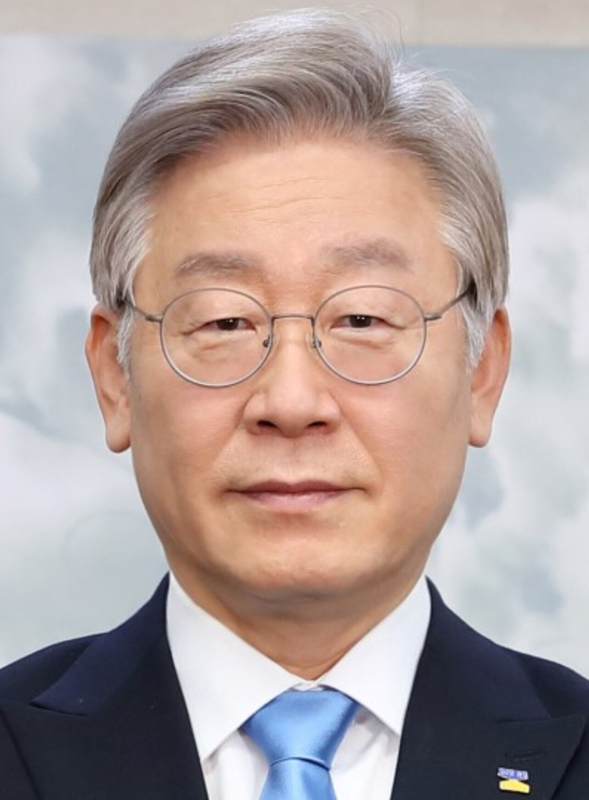
#> input picture assets/faces/lee_2021.jpg, 1177 x 1600 px (shown at 1/2 size)
$ python -i ai_image.py   (imports and definitions only)
#> lines starting #> are read from the running program, lines starting #| are printed output that depends on the picture
### src/utils/logger.py
"""파이프라인 로깅 설정."""

import logging
import sys
from pathlib import Path

LOG_DIR = Path(__file__).parent.parent.parent / "output" / "logs"


def setup_logger(name: str = "pipeline", level: int = logging.INFO) -> logging.Logger:
    """파이프라인 로거를 설정한다.

    - 콘솔: 간결한 포맷
    - 파일: 상세 포맷 (output/logs/ 디렉토리)
    """
    logger = logging.getLogger(name)
    if logger.handlers:
        return logger

    logger.setLevel(level)

    # 콘솔 핸들러
    console = logging.StreamHandler(sys.stdout)
    console.setLevel(logging.INFO)
    console.setFormatter(logging.Formatter("%(message)s"))

    # 파일 핸들러
    LOG_DIR.mkdir(parents=True, exist_ok=True)
    file_handler = logging.FileHandler(
        LOG_DIR / "pipeline.log", encoding="utf-8"
    )
    file_handler.setLevel(logging.DEBUG)
    file_handler.setFormatter(logging.Formatter(
        "%(asctime)s [%(levelname)s] %(name)s: %(message)s",
        datefmt="%Y-%m-%d %H:%M:%S",
    ))

    logger.addHandler(console)
    logger.addHandler(file_handler)
    return logger

### src/collector/ai_image.py
"""Gemini 이미지 생성 — 썸네일/타이틀카드 배경용 AI 이미지.

무료티어는 분당·일일 한도가 낮으므로 하루 1~2장만 생성하고, 실패(429 등) 시
None을 반환해 기존 배경 로직(뉴스 이미지/Pexels/그라디언트)으로 폴백한다.
키는 GEMINI_IMAGE_KEY(신형 'AQ.' 포맷) 환경변수에서 읽는다.
"""

from __future__ import annotations

import base64
import os
from pathlib import Path

import requests

from config.settings import VIDEO_DIR, SHORTS_WIDTH, SHORTS_HEIGHT
from src.utils.logger import setup_logger

log = setup_logger("ai_image")

API = "https://generativelanguage.googleapis.com/v1beta/models/{model}:generateContent"
DEFAULT_MODEL = os.getenv("GEMINI_IMAGE_MODEL", "gemini-2.5-flash-image")


def _keys() -> list[str]:
    """GEMINI_IMAGE_KEY(콤마 다중)을 리스트로. 여러 키를 로테이션해 일일 한도 확장."""
    return [k.strip() for k in os.getenv("GEMINI_IMAGE_KEY", "").split(",") if k.strip()]


# 장면을 고정하면 매일 같은 그림이 나온다. 실제로 "골든아워 고층 아파트"만
# 반복돼 며칠째 썸네일이 똑같아 보였다. 구도(4종)·액센트(5종)와 같은 방식으로
# 날짜 기반 회전시킨다. 서로 시간대·날씨·피사체가 겹치지 않게 골랐다.
SCENES = (
    "golden-hour skyline of dense high-rise apartment complexes, warm amber light, "
    "long shadows, shot from a rooftop",
    "rainy night street below apartment towers, wet asphalt reflecting window lights, "
    "cold blue and neon tones, shallow depth of field",
    "foggy grey dawn over an older low-rise apartment estate, muted desaturated palette, "
    "bare trees, quiet empty playground",
    "construction site at dusk — tower cranes and concrete frames of unfinished "
    "apartments, silhouettes against a deep orange sky",
    "winter snowfall over a Seoul apartment district, overcast white sky, "
    "snow on rooftops and parked cars, cold desaturated tones",
    "aerial drone view of the Han river at blue hour with apartment blocks lining "
    "both banks, city lights just switching on",
    "narrow old alley of low-rise villas and semi-basement windows, harsh midday sun, "
    "cramped and worn textures",
    "empty ground-floor commercial strip under an apartment building, shutters down, "
    "flat overcast afternoon light, deserted",
)


# [4 lines left out: function _today_ord, not called in this run]


def pick_scene(day_ord: int | None = None) -> str:
    d = day_ord if day_ord is not None else _today_ord()
    return SCENES[d % len(SCENES)]


# [62 lines left out: functions _prompt, _try_key, generate_background, not called in this run]


def _to_portrait(path: Path) -> None:
    """생성 이미지가 정확히 1080x1920가 아니면 커버 크롭."""
#> called with path = '../../assets/faces/lee_2021.jpg'
    try:
        from PIL import Image
        im = Image.open(path).convert("RGB")
#> im is the input picture: PIL image 1177x1600 RGB; mean R, G, B 174.9, 159.5, 156.6
        if im.size == (SHORTS_WIDTH, SHORTS_HEIGHT):
            return
        ratio = max(SHORTS_WIDTH / im.width, SHORTS_HEIGHT / im.height)
#> ratio = 1.2
        nw, nh = int(im.width * ratio), int(im.height * ratio)
#> nw = 1412; nh = 1920
        im = im.resize((nw, nh), Image.LANCZOS)
#> im: PIL image 1412x1920 RGB
        left, top = (nw - SHORTS_WIDTH) // 2, (nh - SHORTS_HEIGHT) // 2
#> left = 166; top = 0
        im.crop((left, top, left + SHORTS_WIDTH, top + SHORTS_HEIGHT)).save(path)
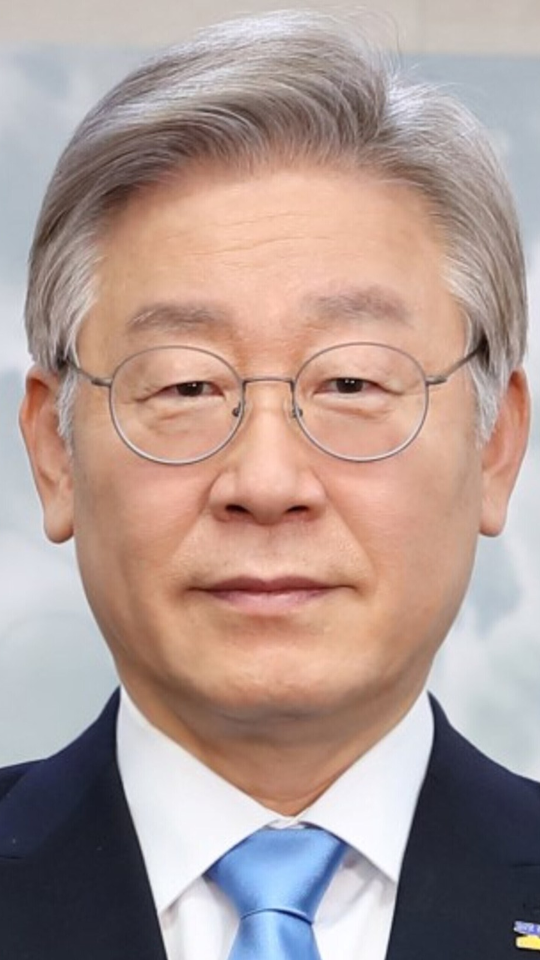
#> saved as lee_2021.jpg: PIL image 1080x1920 RGB (shown at 1/2 size); mean R, G, B 175.1, 153.7, 147.7
    except Exception:
        pass

>>> result = _to_portrait('../../assets/faces/lee_2021.jpg')

$ run again, on assets/faces/lee_brazil2025.jpg
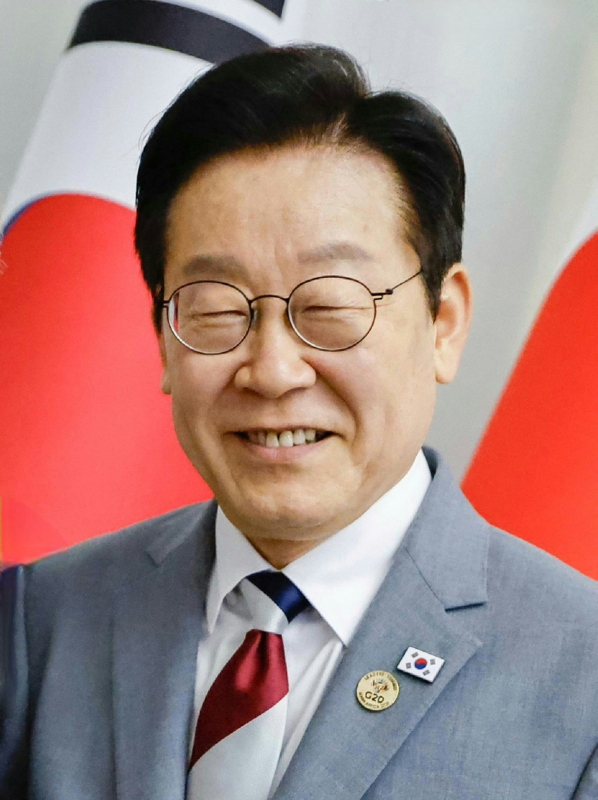
#> input picture assets/faces/lee_brazil2025.jpg, 1195 x 1600 px (shown at 1/2 size)
#> in _to_portrait, im is the input picture: PIL image 1195x1600 RGB; mean R, G, B 163.3, 129.3, 125.5
#> im: PIL image 1434x1920 RGB
#> in _to_portrait, `im.crop((left, top, left + SHORTS_WIDTH, top + SHORTS_HEIGHT)).save(pa..`:
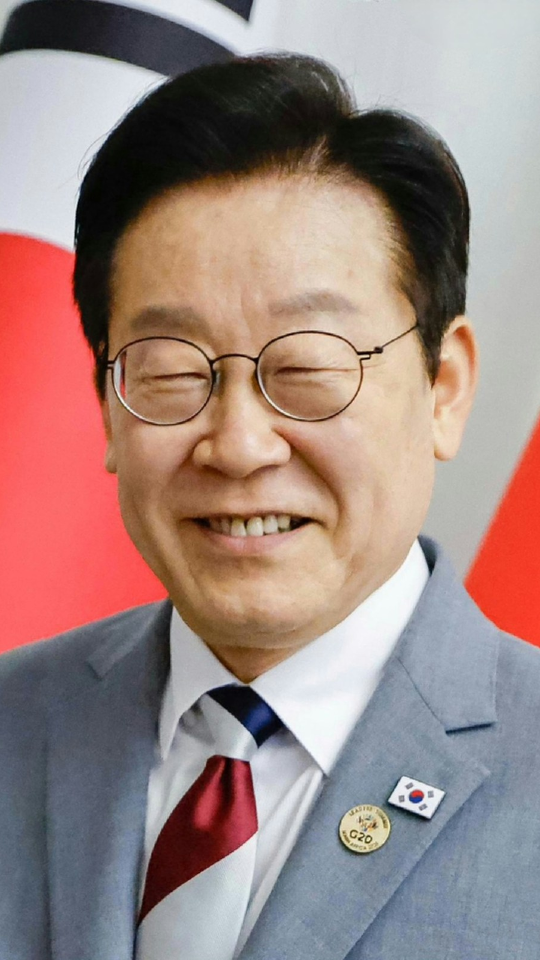
#> saved as lee_brazil2025.jpg: PIL image 1080x1920 RGB (shown at 1/2 size); mean R, G, B 157, 133.1, 128.5

$ run again, on assets/faces/lee_gyeonggi.jpg
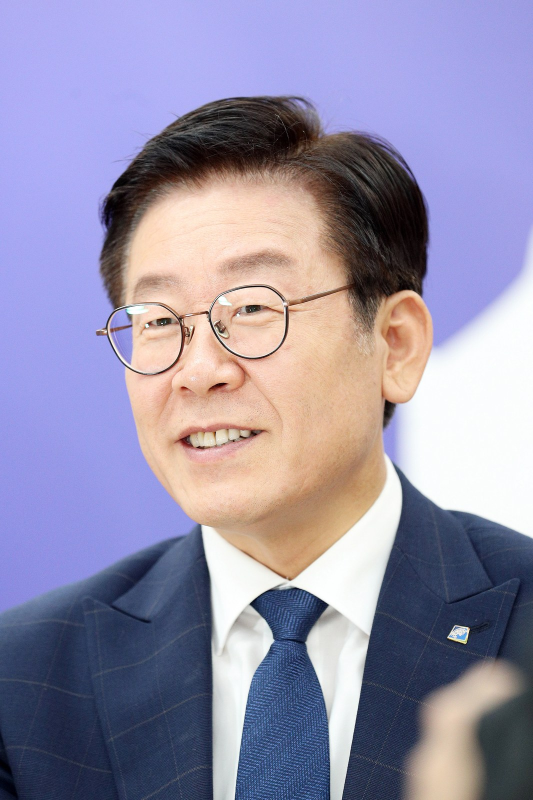
#> input picture assets/faces/lee_gyeonggi.jpg, 1066 x 1600 px (shown at 1/2 size)
#> in _to_portrait, im is the input picture: PIL image 1066x1600 RGB; mean R, G, B 149, 143.7, 169.7
#> im: PIL image 1279x1920 RGB
#> in _to_portrait, `im.crop((left, top, left + SHORTS_WIDTH, top + SHORTS_HEIGHT)).save(pa..`:
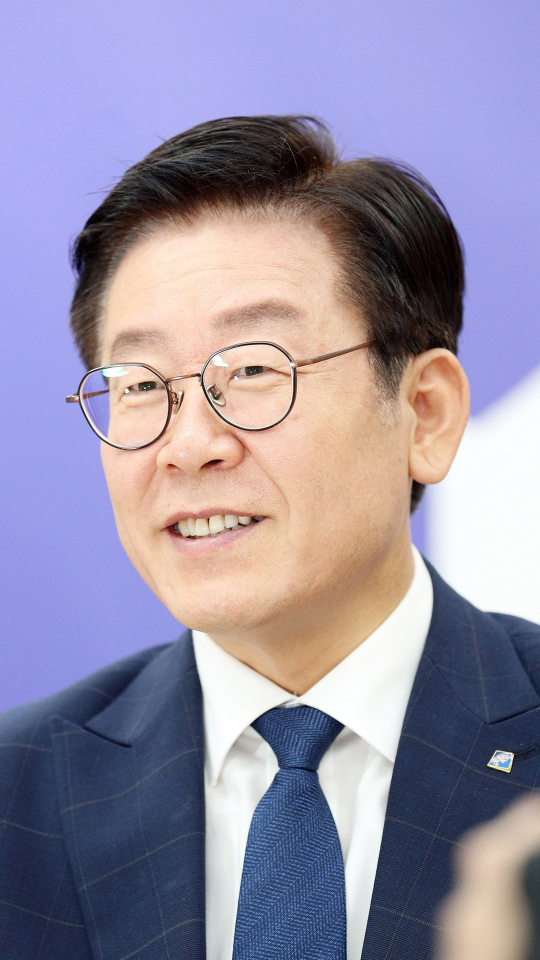
#> saved as lee_gyeonggi.jpg: PIL image 1080x1920 RGB (shown at 1/2 size); mean R, G, B 150.1, 143.1, 165.3
